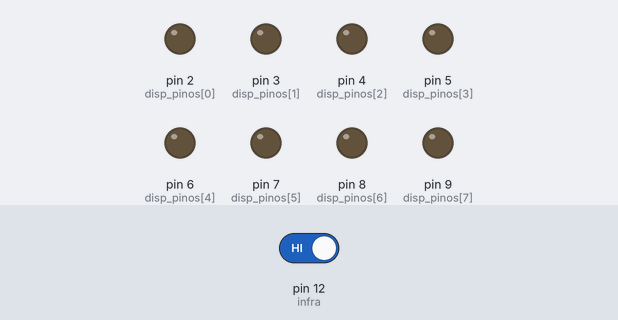
This sketch was run on a simulated Arduino Uno, built with avr-gcc and run on an emulated ATmega328P. On the bench: output pins drawn as LEDs (lit = HIGH). Inputs (shaded band) come from the test bench; at power-on: pin 12 (infra) HIGH. What the sketch prints to the serial monitor is not drawn.

Above: at 1.2 s.
1.3 s: pin 12 (infra) driven LOW
At 2.3 s:
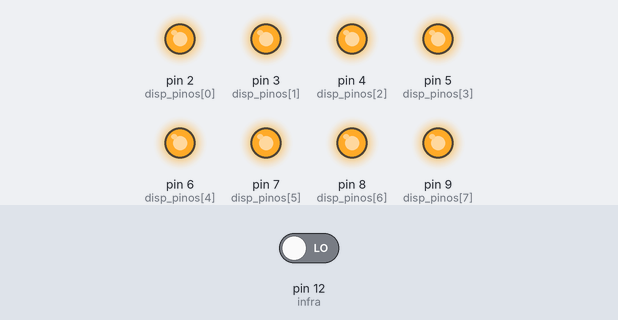
Timing chart, 0 to 4.3 s (numbered marks = the images above; inputs shaded):
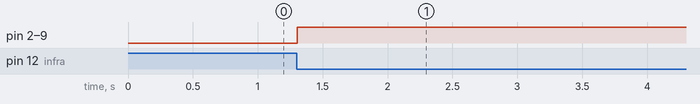

Measured:
- after the input at 1.3 s, pin 2 (disp_pinos[0]), pin 3 (disp_pinos[1]), pin 4 (disp_pinos[2]), pin 5 (disp_pinos[3]), pin 6 (disp_pinos[4]), pin 7 (disp_pinos[5]), pin 8 (disp_pinos[6]), pin 9 (disp_pinos[7]): LOW → HIGH at once

The sketch:

Teste_display.ino
```cpp
#define infra 12
int cont=0;
int disp_pinos[8] = {2,3,4,5,6,7,8,9};
int numero = 0;
int digitos [2][8] = {
{1,1,1,1,1,1,0,0},//0
{0,1,1,0,0,0,0,0},//1
};


void setup() {
 Serial.begin(9600);
 pinMode(infra, INPUT);
 for (int nP = 0; nP<=8;nP++){
  pinMode(disp_pinos[nP],OUTPUT);
 }

}//end setup

void loop()
{
  bool estadoinfra = digitalRead(infra);
  Serial.println(estadoinfra);
  if (estadoinfra == 0){
    for (int nP = 0; nP<=8;nP++){
  digitalWrite(disp_pinos[nP],HIGH);

    }
  }


}
```
